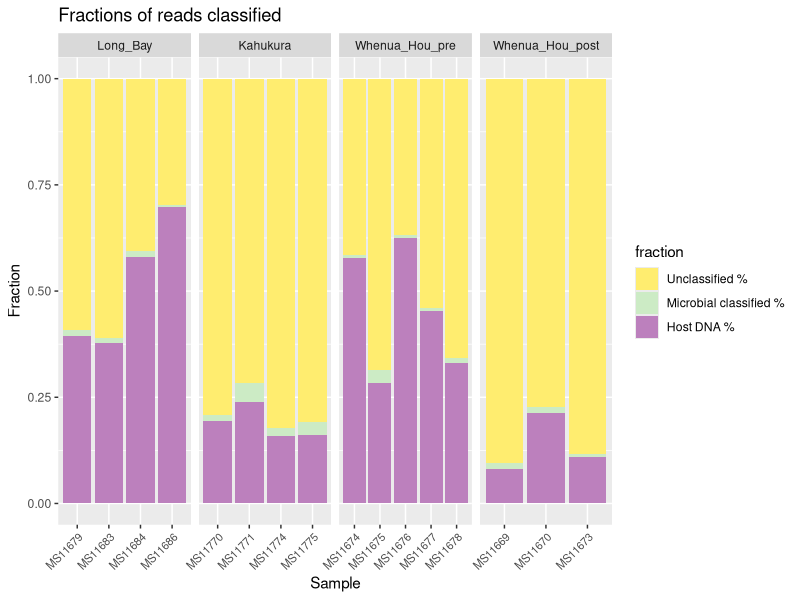
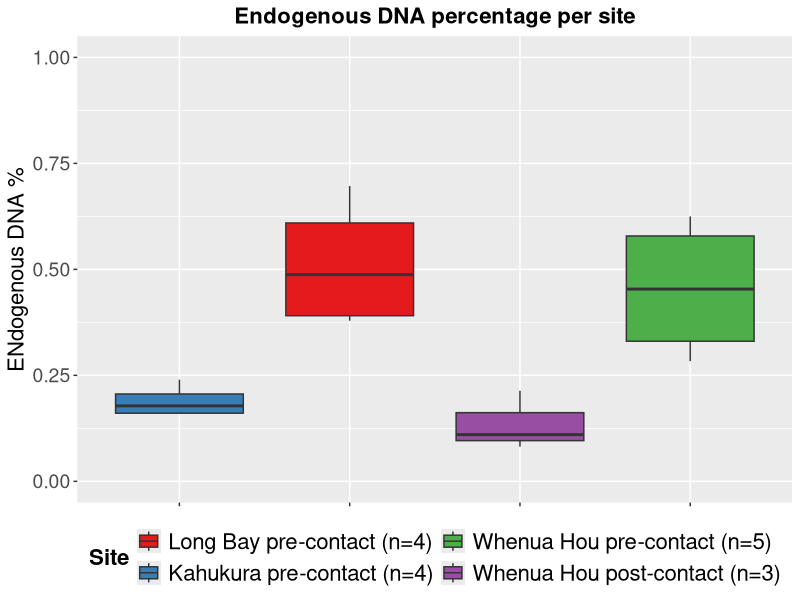
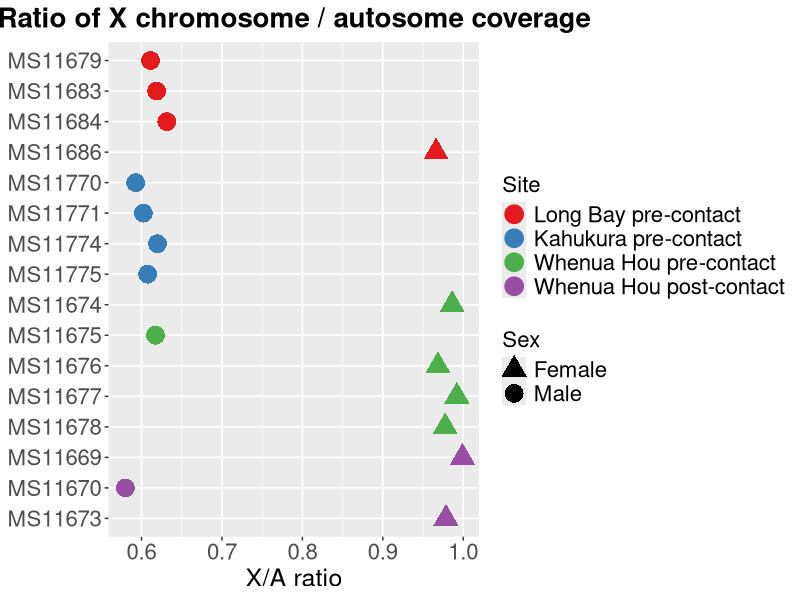
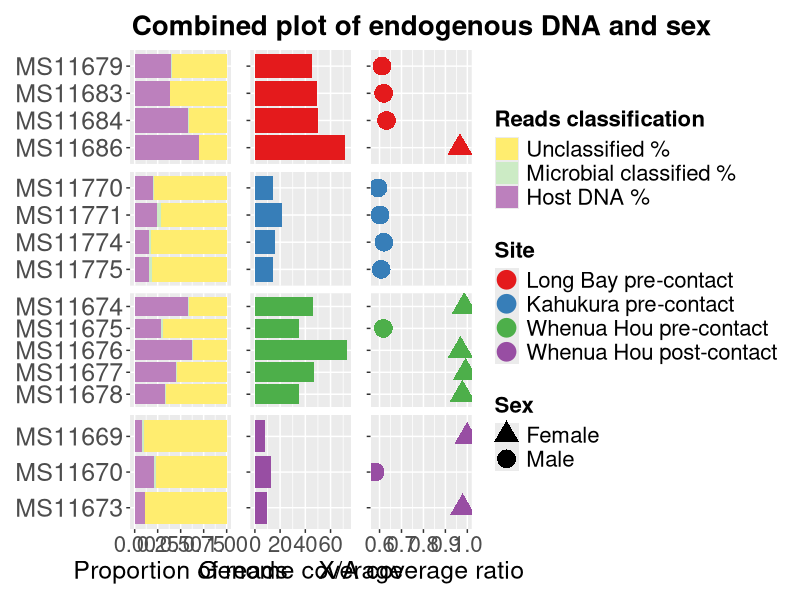
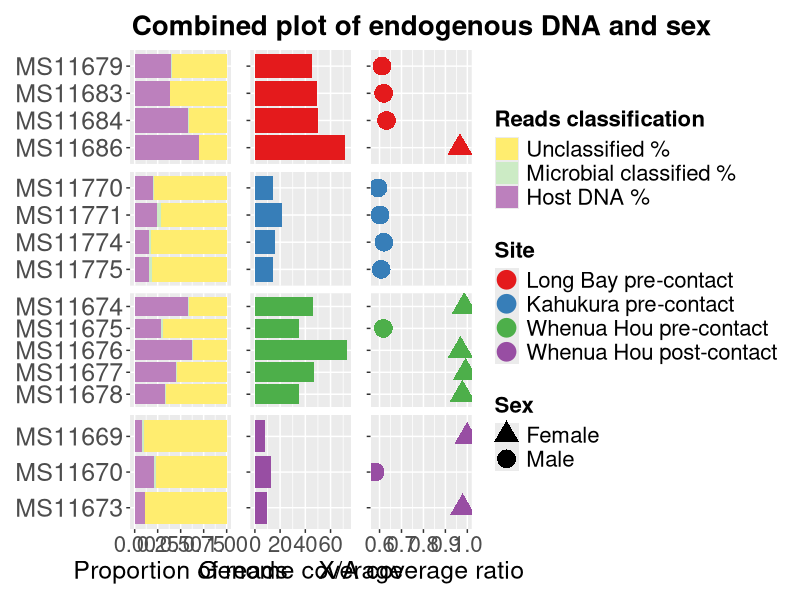

Write the R code that produced these figures, in order.
#Script written by Meriam van Os
#Used for downstream analysis of metagenomic shotgun data from kuri (dog) palaeofaeces
#Uploaded 18/09/2025

library(readr)
library(dplyr)
library(tidyr)
library(ggplot2)
library(RColorBrewer)
library(patchwork)

###########################
### ENDOGENOUS DNA DATA ###
###########################

classified <- readr::read_csv(file = 'classified.csv')
head(classified)
# A tibble: 6 × 6
# Sample  Site `Host DNA %` `Microbial classified %` `Unclassified %`

classified_long <- classified %>%
  pivot_longer(cols = c("Host DNA %", "Microbial classified %",
                        "Unclassified %"),
               names_to = "fraction",
               values_to = "Value")

classified_long$fraction <- factor(
  classified_long$fraction, levels = 
    c("Unclassified %", "Microbial classified %", 
      "Host DNA %"))

desired_order <- c("Long_Bay", "Kahukura", "Whenua_Hou_pre", 
                   "Whenua_Hou_post")

last_three_colors <- rev(tail(brewer.pal(12, "Set3"), 3))

ggplot(classified_long, aes(x = Sample, y = Value,
                            fill = fraction)) +
  geom_col() +
  facet_grid(~factor(Site, levels = desired_order), 
             scales = 'free') +
  labs(title = "Fractions of reads classified", 
       y = "Fraction") +
  scale_fill_manual(values = last_three_colors) +
  theme(axis.text.x = element_text(angle = 45, hjust = 1, size = 8))

ggplot(classified, aes(x = Site, y = `Host DNA %`,
                       fill = Site)) +
  geom_boxplot() +
  scale_y_continuous(limits = c(0, 1)) +
  labs(title = "Endogenous DNA percentage per site", 
       y = "ENdogenous DNA %") +
  scale_fill_brewer(palette = "Set1",
                    limits = c("Long_Bay", "Kahukura", 
                               "Whenua_Hou_pre", 
                               "Whenua_Hou_post"),
                    labels = c("Long Bay pre-contact (n=4)", 
                               "Kahukura pre-contact (n=4)", 
                               "Whenua Hou pre-contact (n=5)", 
                               "Whenua Hou post-contact (n=3)")) +
  theme(plot.title = element_text(size = 16, face = "bold", , hjust = 0.5),
        axis.title.x = element_blank(),
        axis.text.x = element_blank(), 
        axis.title.y = element_text(size = 16),
        axis.text.y = element_text(size = 14),
        legend.title = element_text(size = 16, face = "bold"),
        legend.text = element_text(size = 16),
        legend.position = "bottom",  
        legend.direction = "horizontal") +
  # guides(shape = guide_legend(ncol = 1)) +
  guides(fill = guide_legend(ncol = 2)) 

#ggsave("Endogenous_DNA_percentage_per_site.png", width = 10, height = 6)

#############################
### MOLECULAR SEXING DATA ###
#############################

kuri_sex <- readr::read_csv(file = "kuri_sexing.csv")
head(kuri_sex)
# A tibble: 6 × 6
# Sample Site x_cov a_cov x_a_ratio Sex  

kuri_sex$Site <- factor(kuri_sex$Site, 
                        levels = c("Long_Bay", "Kahukura", "Whenua_Hou_pre", 
                                   "Whenua_Hou_post"))

# Arrange by site only (not by x_a_ratio)
kuri_sex <- kuri_sex %>% 
  arrange(Site)

# Reverse sample order to display top-down in plot
kuri_sex$Sample <- factor(kuri_sex$Sample, 
                          levels = rev(kuri_sex$Sample))


ggplot(data = kuri_sex) + 
  geom_point(aes(x = x_a_ratio, 
                 y = Sample, 
                 color = as.character(Site),
                 shape = Sex),
             size = 6) + 
  labs(x = "X/A ratio", y = "Sample", 
       title = "Ratio of X chromosome / autosome coverage")  +
  labs(color = "Site", shape = "Sex") +
  scale_colour_brewer(palette = "Set1",
                      limits = c("Long_Bay", "Kahukura", "Whenua_Hou_pre", 
                                 "Whenua_Hou_post"),
                      labels = c("Long Bay pre-contact", 
                                 "Kahukura pre-contact", 
                                 "Whenua Hou pre-contact", 
                                 "Whenua Hou post-contact")) +
  scale_shape_manual(values = c("female" = 17, "male" = 16),
                     labels = c("Female", "Male")) +
  theme(
    plot.title = element_text(size = 20, face = "bold", hjust = 0.5),
    legend.title = element_text(size = 16), 
    legend.text = element_text(size = 16),
    axis.title.x = element_text(size = 18), 
    axis.title.y = element_blank(),
    axis.text.x = element_text(size = 16),
    axis.text.y = element_text(size = 16))

#ggsave("kuri_sexing_plot.png", width = 10, height = 7)

####################
### COMBINE DATA ###
####################

classified$Site <- factor(classified$Site, 
                        levels = c("Long_Bay", "Kahukura", "Whenua_Hou_pre", 
                                   "Whenua_Hou_post"))

# Arrange by site only (not by x_a_ratio)
classified <- classified %>% 
  arrange(Site)

# Reverse sample order to display top-down in plot
classified$Sample <- factor(classified$Sample, 
                          levels = rev(classified$Sample))

classified_long <- classified %>%
  pivot_longer(cols = c("Host DNA %", "Microbial classified %",
                        "Unclassified %"),
               names_to = "fraction",
               values_to = "Value")

classified_long$fraction <- factor(
  classified_long$fraction, levels = 
    c("Unclassified %", "Microbial classified %", 
      "Host DNA %"))

p1 <- ggplot(classified_long, aes(y = Sample, x = Value, fill = fraction)) +
  geom_col() +
  facet_wrap(~factor(Site, levels = desired_order), ncol = 1, scales = "free_y") +
  labs(title = NULL, x = "Proportion of reads", 
       y = "Sample") +
  labs(fill = "Reads classification") +
  scale_fill_manual(values = last_three_colors) +
  theme(
    plot.title = element_text(size = 20, face = "bold", hjust = 0.5),
    legend.title = element_text(size = 16, face = "bold"), 
    legend.text = element_text(size = 16),
    axis.title.x = element_text(size = 18), 
    axis.title.y = element_blank(),
    axis.text.x = element_text(size = 16),
    axis.text.y = element_text(size = 18),
    strip.text = element_blank(),
    strip.background = element_blank())

p2 <- ggplot(data = kuri_sex) + 
  geom_col(aes(x = a_cov, 
                 y = Sample, 
                 fill = as.character(Site)),
             size = 6) + 
  facet_wrap(~factor(Site, levels = desired_order), ncol = 1, scales = "free_y") +
  labs(x = "Genome coverage", y = "Sample")  +
#  labs(fill = "Site") +
  scale_fill_brewer(palette = "Set1",
                      limits = c("Long_Bay", "Kahukura", "Whenua_Hou_pre", 
                                 "Whenua_Hou_post"),
                      labels = c("Long Bay pre-contact", 
                                 "Kahukura pre-contact", 
                                 "Whenua Hou pre-contact", 
                                 "Whenua Hou post-contact")) +
  guides(fill = "none") +
  theme(
    plot.title = element_text(size = 20, face = "bold", hjust = 0.5),
    legend.title = element_blank(), 
    legend.text = element_blank(),
    legend.position = "none",
    axis.title.x = element_text(size = 18), 
    axis.title.y = element_blank(),
    axis.text.x = element_text(size = 16),
    axis.text.y = element_blank(),
    strip.text = element_blank(),
    strip.background = element_blank())

p3 <- ggplot(data = kuri_sex) + 
  geom_point(aes(x = x_a_ratio, 
                 y = Sample, 
                 color = as.character(Site),
                 shape = Sex),
             size = 6) + 
  facet_wrap(~factor(Site, levels = desired_order), ncol = 1, scales = "free_y") +
  labs(x = "X/A coverage ratio", y = "Sample", 
       title = "Combined plot of endogenous DNA and sex")  +
  labs(color = "Site", shape = "Sex") +
  scale_colour_brewer(palette = "Set1",
                      limits = c("Long_Bay", "Kahukura", "Whenua_Hou_pre", 
                                 "Whenua_Hou_post"),
                      labels = c("Long Bay pre-contact", 
                                 "Kahukura pre-contact", 
                                 "Whenua Hou pre-contact", 
                                 "Whenua Hou post-contact")) +
  scale_shape_manual(values = c("female" = 17, "male" = 16),
                     labels = c("Female", "Male")) +
  theme(
    plot.title = element_text(size = 20, face = "bold", hjust = 0.5),
    legend.title = element_text(size = 16, face = "bold"), 
    legend.text = element_text(size = 16),
    axis.title.x = element_text(size = 18), 
    axis.title.y = element_blank(),
    axis.text.x = element_text(size = 16),
    axis.text.y = element_blank(),
    strip.text = element_blank(),
    strip.background = element_blank())

library(patchwork)

combined <- p1 + p2 + p3 +
  plot_layout(ncol = 3, widths = c(1, 1), guides = "collect") & 
  theme(legend.position = "right")
combined

ggsave("Combined_endogenous_DNA_and_sex.png", width = 15, height = 6)
